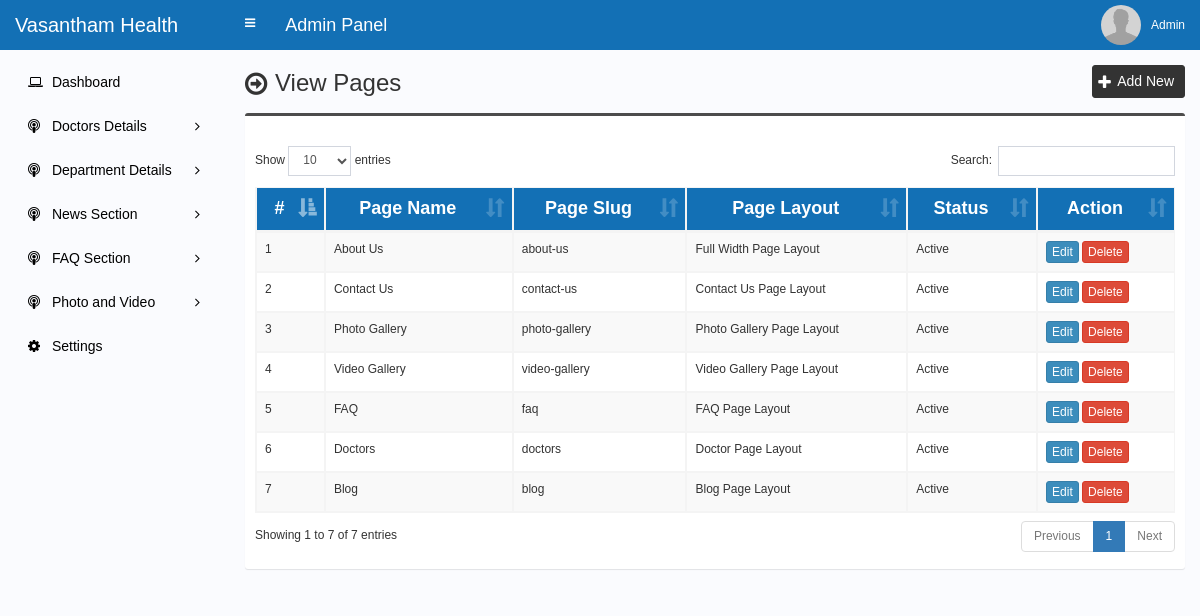
The app's page /admin/page.php (signed in) with its own data.
### tables this page shows
CREATE TABLE `page` (
  `page_id` int(11) NOT NULL,
  `page_name` varchar(255) NOT NULL,
  `page_slug` varchar(255) NOT NULL,
  `page_content` text NOT NULL,
  `page_layout` varchar(255) NOT NULL,
  `banner` varchar(255) NOT NULL,
  `status` varchar(30) NOT NULL,
  `meta_title` varchar(255) NOT NULL,
  `meta_keyword` text NOT NULL,
  `meta_description` text NOT NULL
);

### admin/page.php (the view, shortened to what this page needs)
<?php require_once('header.php'); ?>
<section class="content-header">
	<div class="content-header-left">
		<h1>View Pages</h1>
	</div>
	<div class="content-header-right">
		<a href="page-add.php" class="btn btn-primary btn-sm">Add New</a>
	</div>
</section>
<section class="content">
  <div class="row">
    <div class="col-md-12">
      <div class="box box-info">
        <div class="box-body table-responsive">
          <table id="example1" class="table table-bordered table-striped">
			<thead class="thead-style">
			    <tr>
			        <th>#</th>
			        <th>Page Name</th>
			        <th>Page Slug</th>
			        <th>Page Layout</th>
			        <th>Status</th>
			        <th>Action</th>
			    </tr>
			</thead>
            <tbody>
            	<?php
            	$i=0;
            	$statement = $pdo->prepare("SELECT * FROM page ORDER BY page_id ASC");
            	$statement->execute();
            	$result = $statement->fetchAll(PDO::FETCH_ASSOC);
            	foreach ($result as $row) {
            		$i++;
            		?>
					<tr>
	                    <td><?php echo $i; ?></td>
	                    <td><?php echo $row['page_name']; ?></td>
	                    <td><?php echo $row['page_slug']; ?></td>
	                    <td><?php echo $row['page_layout']; ?></td>
	                    <td><?php echo $row['status']; ?></td>
	                    <td>
	                        <a href="page-edit.php?id=<?php echo $row['page_id']; ?>" class="btn btn-primary btn-xs">Edit</a>
	                        <a href="#" class="btn btn-danger btn-xs" data-href="page-delete.php?id=<?php echo $row['page_id']; ?>" data-toggle="modal" data-target="#confirm-delete">Delete</a>
	                    </td>
	                </tr>
            		<?php
            	}
            	?>
            </tbody>
          </table>
        </div>
      </div>
</section>
<?php require_once('footer.php'); ?>

### admin/style.css (style rules this page uses)
body { font-size: 12px; font-family: 'verdana', sans-serif; }
.content-header>h1, .content-header .content-header-left h1 { font-family: 'verdana', sans-serif; }
.box-info { padding-top: 20px; }
.content-header { overflow: hidden; }
.content-header .content-header-left { float: left; padding-top: 5px; }
.content-header .content-header-right { float: right; }
.content-header .content-header-left h1 { margin-top: 0; margin-bottom: 0; padding-left: 30px; font-size: 24px; position: relative; }
.content-header .content-header-left h1:before { position: absolute; top: 0; left: 0; font-family: 'FontAwesome', sans-serif; font-size: 26px; content: '\f18e'; }
.content-header .content-header-right a { position: relative; padding-left: 24px; font-size: 14px; }
.content-header .content-header-right a:before { position: absolute; top: 4px; left: 5px; font-family: 'FontAwesome', sans-serif; font-size: 16px; content: '\f067'; }
.box.box-info { border-top-color: #4c4c4c; }
.content-header .content-header-right a { background-color: #333333; border-color: #333333; }
.thead-style { background-color: #1370b5; color: white; font-size: 1.8rem; padding: 1rem; text-align-last: center; text-transform: none; }

### records on screen
page: page_name "About Us", page_slug "about-us", page_layout "Full Width Page Layout", status "Active"
page: page_name "Contact Us", page_slug "contact-us", page_layout "Contact Us Page Layout", status "Active"
page: page_name "Photo Gallery", page_slug "photo-gallery", page_layout "Photo Gallery Page Layout", status "Active"
page: page_name "Video Gallery", page_slug "video-gallery", page_layout "Video Gallery Page Layout", status "Active"
page: page_name "FAQ", page_slug "faq", page_layout "FAQ Page Layout", status "Active"
page: page_name "Doctors", page_slug "doctors", page_layout "Doctor Page Layout", status "Active"
page: page_name "Blog", page_slug "blog", page_layout "Blog Page Layout", status "Active"

### other values on screen
$_SESSION['user']['full_name'] "Admin"
